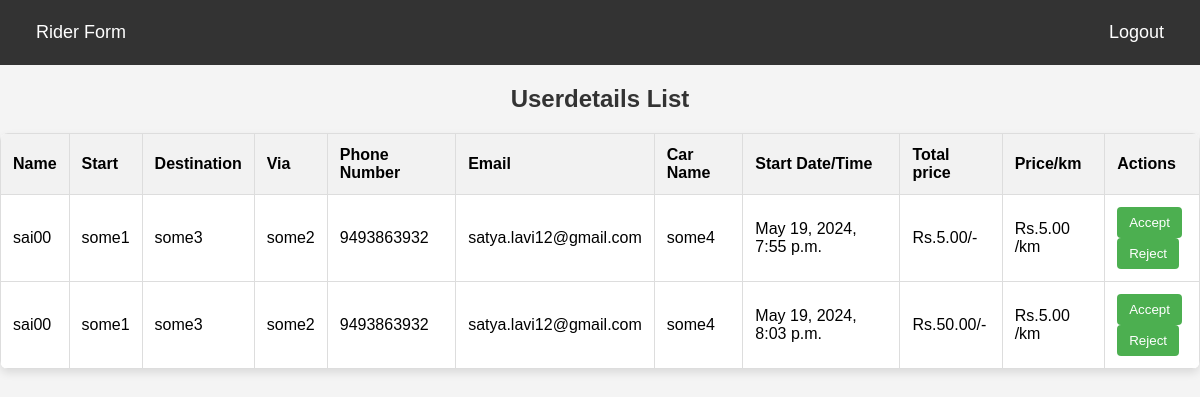
Screenshot of /userdetail/ with the database file from the repository.
### app/models.py (models this page shows)
class Userdetails(models.Model):
    Name=models.CharField(max_length=100)
    start = models.CharField(max_length=100)
    destination = models.CharField(max_length=100)
    via = models.CharField(max_length=100, blank=True, null=True)
    phone_number = models.CharField(max_length=20)
    email = models.EmailField()
    car_name = models.CharField(max_length=100)
    start_date_time = models.DateTimeField()
    distance_per_km = models.DecimalField(max_digits=6, decimal_places=2)
    price = models.DecimalField(max_digits=10, decimal_places=2)  # Add this line for the price field
    def __str__(self):
        return f"{self.start} to {self.destination} at {self.start_date_time}"

### app/views.py (the view)
# urls.py: path('userdetail/', userdetails_list, name='userdetails_list'),
def userdetails_list(request):
    userdetails = Userdetails.objects.all()
    print(userdetails)
    return render(request, 'userdetails/userdetails_list.html', {'userdetails': userdetails})

### app/templates/userdetails/userdetails_list.html (shortened to what this page needs)
<!DOCTYPE html>
<html>
<head>
</head>
<body>
    <div class="navbar">
        <a href="{% url 'app:trip_form' %}">Rider Form</a>
        <a href="{% url 'app:logout' %}" class="right">Logout</a>
    </div>
    <h2>Userdetails List</h2>
    <table>
        <tr>
            <th>Name</th>
            <th>Start</th>
            <th>Destination</th>
            <th>Via</th>
            <th>Phone Number</th>
            <th>Email</th>
            <th>Car Name</th>
            <th>Start Date/Time</th>
            <th>Total price</th>
            <th>Price/km</th>
            <th>Actions</th>
        </tr>
        {% for userdetail in userdetails %}
        <tr>
            <td>{{ userdetail.Name }}</td>
            <td>{{ userdetail.start }}</td>
            <td>{{ userdetail.destination }}</td>
            <td>{{ userdetail.via }}</td>
            <td>{{ userdetail.phone_number }}</td>
            <td>{{ userdetail.email }}</td>
            <td>{{ userdetail.car_name }}</td>
            <td>{{ userdetail.start_date_time }}</td>
            <td>Rs.{{ userdetail.price }}/-</td>
            <td>Rs.{{ userdetail.distance_per_km }} /km</td>
            <td class="action-buttons">
                <form method="post" action="{% url 'app:accept' userdetail.id %}">
                    <button type="submit">Accept</button>
                </form>
                <form method="post" action="{% url 'app:reject' userdetail.id %}">
                    <button type="submit">Reject</button>
                </form>
            </td>
        </tr>
        {% endfor %}
    </table>
</body>
</html>

### app/templates/userdetails/userdetails_list.html (style rules this page uses)
body { font-family: Arial, sans-serif; background-color: #f4f4f4; margin: 0; padding: 0; }
h2 { text-align: center; color: #333; margin-top: 20px; }
.navbar { background-color: #333; overflow: hidden; padding: 10px 20px; }
.navbar a { float: left; color: #fff; text-align: center; padding: 12px 16px; text-decoration: none; font-size: 18px; }
.navbar a.right { float: right; }
table { border-collapse: collapse; width: 100%; background-color: #fff; border-radius: 8px; overflow: hidden; box-shadow: 0 4px 8px rgba(0, 0, 0, 0.1); margin-top: 20px; }
th, td { border: 1px solid #dddddd; text-align: left; padding: 12px; }
th { background-color: #f2f2f2; font-weight: bold; }
.action-buttons button { margin-right: 5px; padding: 8px 12px; background-color: #4caf50; color: #fff; border: none; border-radius: 4px; cursor: pointer; }

### rows the page displays
Userdetails: Name "sai00", start "some1", destination "some3", via "some2", phone_number "9493863932", email "satya.lavi12@gmail.com", car_name "some4", start_date_time "May 19, 2024, 7:55 p.m.", price "5.00", distance_per_km "5.00"
Userdetails: Name "sai00", start "some1", destination "some3", via "some2", phone_number "9493863932", email "satya.lavi12@gmail.com", car_name "some4", start_date_time "May 19, 2024, 8:03 p.m.", price "50.00", distance_per_km "5.00"
